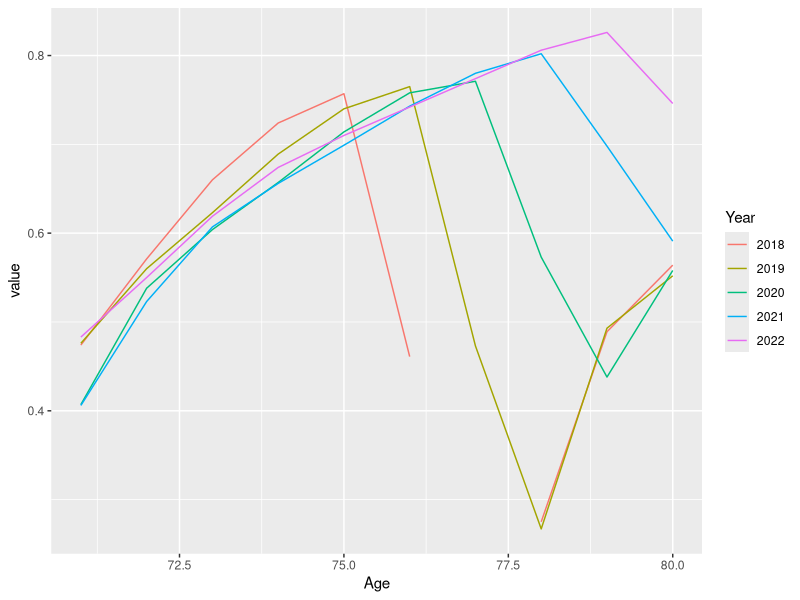
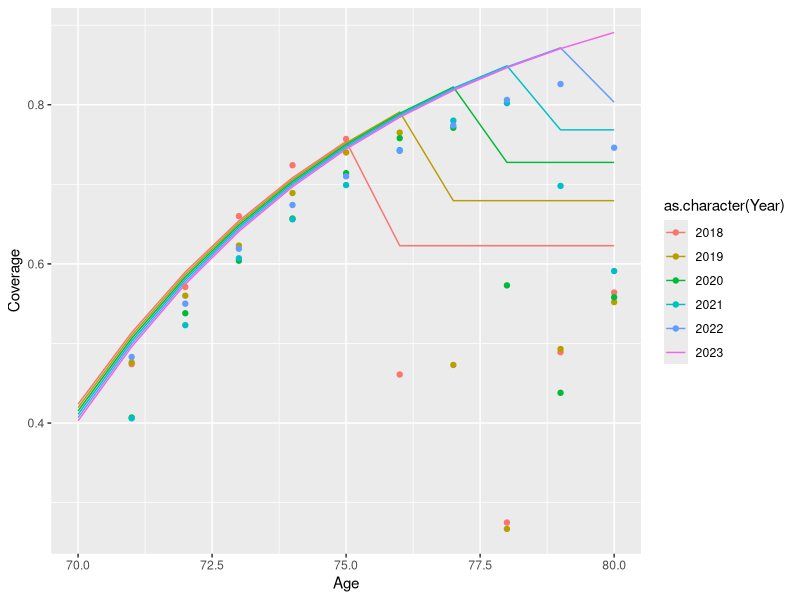

Generate these figures, in order, with R:
library(tidyverse)



coverage <- read_csv(here::here("data", "Coverage.csv")) %>% 
  mutate(
    Cov_2018 = ifelse(Cov_2018 == "Not eligible", NA, Cov_2018),
    Cov_2018 = as.numeric(Cov_2018)
  ) %>% 
  pivot_longer(-Age, 
               names_pattern = "Cov_(\\d+)", names_to = "Year") %>% 
  mutate(value = value / 100) 

coverage %>% 
  ggplot() +
  geom_line(aes(x = Age, y = value, colour = Year))







p_vi <- 0.45
p_catchup <- 0.15


ds <- tibble(
  Age = 50:80,
  Year = 2012,
  Coverage = 0,
  P_Vi = p_vi
)

d <- ds

for (i in 1:20) {
  d <- d %>% 
    mutate(
      Year = Year + 1,
      P_Vi = P_Vi * 0.99,
      Coverage = c(0, Coverage[-length(Coverage)]),
      Coverage = case_when(
        Age == 70 ~ P_Vi,
        Age > 70 ~ Coverage + (1 - Coverage) * p_catchup,
        T ~ Coverage
      )
    )
  ds <- bind_rows(ds, d)
}


ds %>% 
  filter(Age >= 70) %>% 
  filter(Year > 2017 & Year < 2024) %>% 
  ggplot() +
  geom_line(aes(x = Age, y = Coverage, colour = as.character(Year))) +
  geom_point(data = coverage, aes(x = Age, y = value, colour = as.character(Year)))



